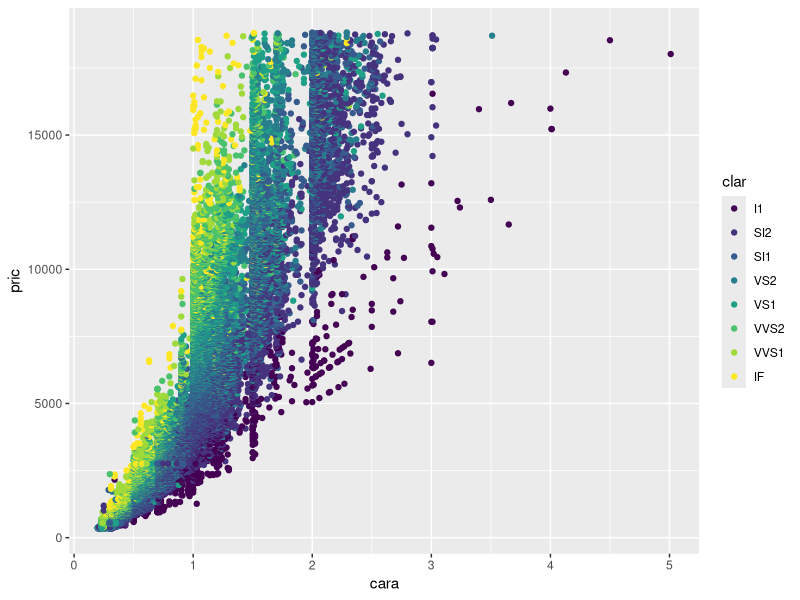
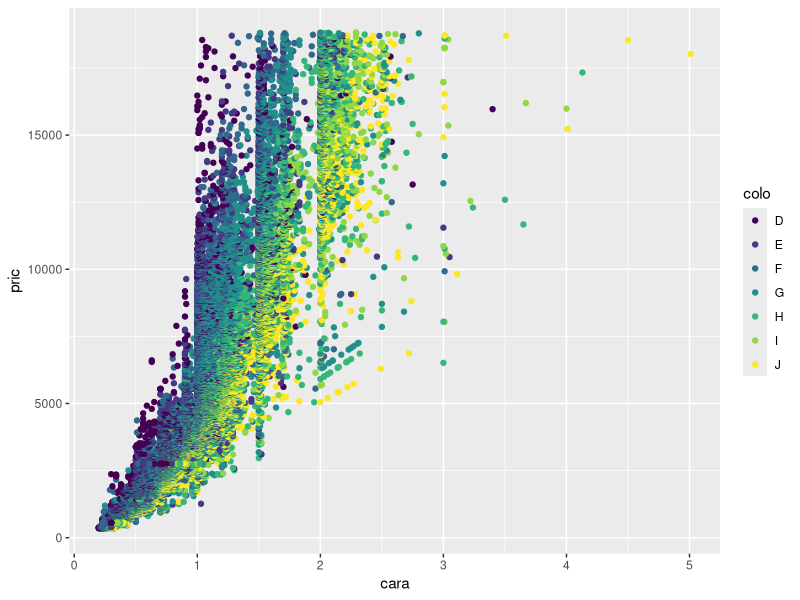

Write R code to recreate these figures, in order. (Note: this script raises an error after producing the figures.)
##ggplot 
#graph qui marchent
library(ggplot2)

cara=diamonds[[1]]
colo=diamonds[[3]]
clar=diamonds[[4]]
dept=diamonds[[5]]
tabl=diamonds[[6]]
pric=diamonds[[7]]

xx=diamonds[[8]]
yy=diamonds[[9]]
zz=diamonds[[10]]


ggplot( data = diamonds)+geom_point(mapping = aes(x = cara, y = pric, group=clar, color=clar))


ggplot( data = diamonds)+geom_point(mapping = aes(x = cara, y = pric, group=tabl, color=colo))       


#graph qui marchent pas

library(ggplot2)   
xx=diamonds[[8]]
yy=diamonds[[9]]
zz=diamonds[[10]]

ggplot( data = diamonds)+geom_point(mapping = aes(x = xx, y = yy, group=clar, color=clar))+geom_contour_filled(aes(zz))